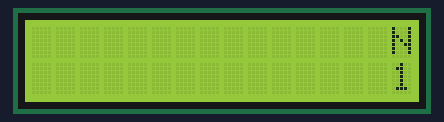
The sketch below on a simulated Arduino Uno, built with avr-gcc and run on an emulated ATmega328P. Shown: 16×2 character LCD.

Above: at 0.16 s.
At 0.76 s:
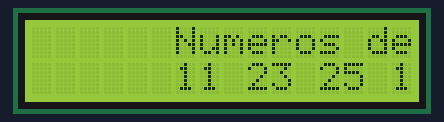
At 1.57 s:
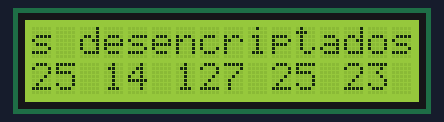
At 3.17 s:
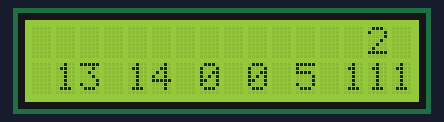
At 3.57 s:
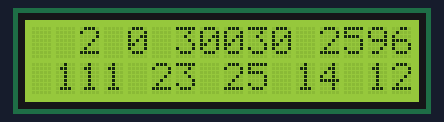
At 6.39 s:
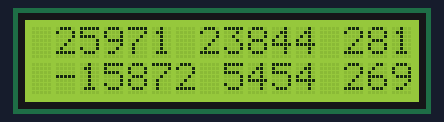

The sketch:

displayLCD.ino
```cpp
/*
  LiquidCrystal Library
  Se usa una pantalla LCD de 16x2: La libreria LiquidCrystal
  para mostrar en ella un arreglo de numeros enteros despues
  de haberlos pasado por un proceso de desencriptacion.

  El circuito:
 * LCD RS pin to digital pin 12
 * LCD Enable pin to digital pin 11
 * LCD D4 pin to digital pin 9
 * LCD D5 pin to digital pin 8
 * LCD D6 pin to digital pin 3
 * LCD D7 pin to digital pin 6
 * LCD R/W pin to GND
 * LCD VSS pin to GND
 * LCD VCC pin to 5V
 * 10K resistor:
 * ends to +5V and GND
 * wiper to LCD VO pin (pin 3)

 Library originally added 18 Apr 2008
 by David A. Mellis

 library modified 5 Jul 2009
 by Limor Fried (http://www.ladyada.net)

 example added 9 Jul 2009
 by Tom Igoe

 modified 22 Nov 2010
 by Tom Igoe

 modified 7 Nov 2016
 by Arturo Guadalupi

 modified 2 Mar 2022
 by Sebastian Garcia

 Este codigo fue tomado y despues modificado de.

 http://www.arduino.cc/en/Tutorial/LiquidCrystalHelloWorld
*/


// include the library code:
#include <LiquidCrystal.h>


// se inicializa la libreria asociada al LCD
// con el pin asociado al arduino y el arreglo a imprimir

int arr[]={11,23,25,14,127,25,23,0,12,13,14,0,0,5,12,0};

const int rs = 12, en = 11, d4 = 9, d5 = 8, d6 = 7, d7 = 6;
LiquidCrystal lcd(rs, en, d4, d5, d6, d7);

void setup() {
  // Se inicia el LCD con el numero de columnas y filas:
  lcd.begin(16, 2);
}

void loop() {
  // Se enciende el scroll automatico
   lcd.autoscroll();

  // se posiciona el cursor en (0,0):
  lcd.setCursor(0, 0);

  // Imprme un mensaje en el LCD.
  lcd.print("Numeros desencriptados");

  // se posiciona el cursor en (0,1):
  lcd.setCursor(0, 1);

  // imprime los elementos de la lista separados con espacio:
  for (int i = 0; i < sizeof(arr);i++){
    lcd.print(arr[i]);
    lcd.print(' ');
    delay(200);
  }

  // Se apaga el scroll automatico
  lcd.noAutoscroll();

  // Se limpia el lcd para el siguiente ciclo
  lcd.clear();

}
```

Measured:
- by itself, everything shown: repeats every 6.4 s, in 32 steps
